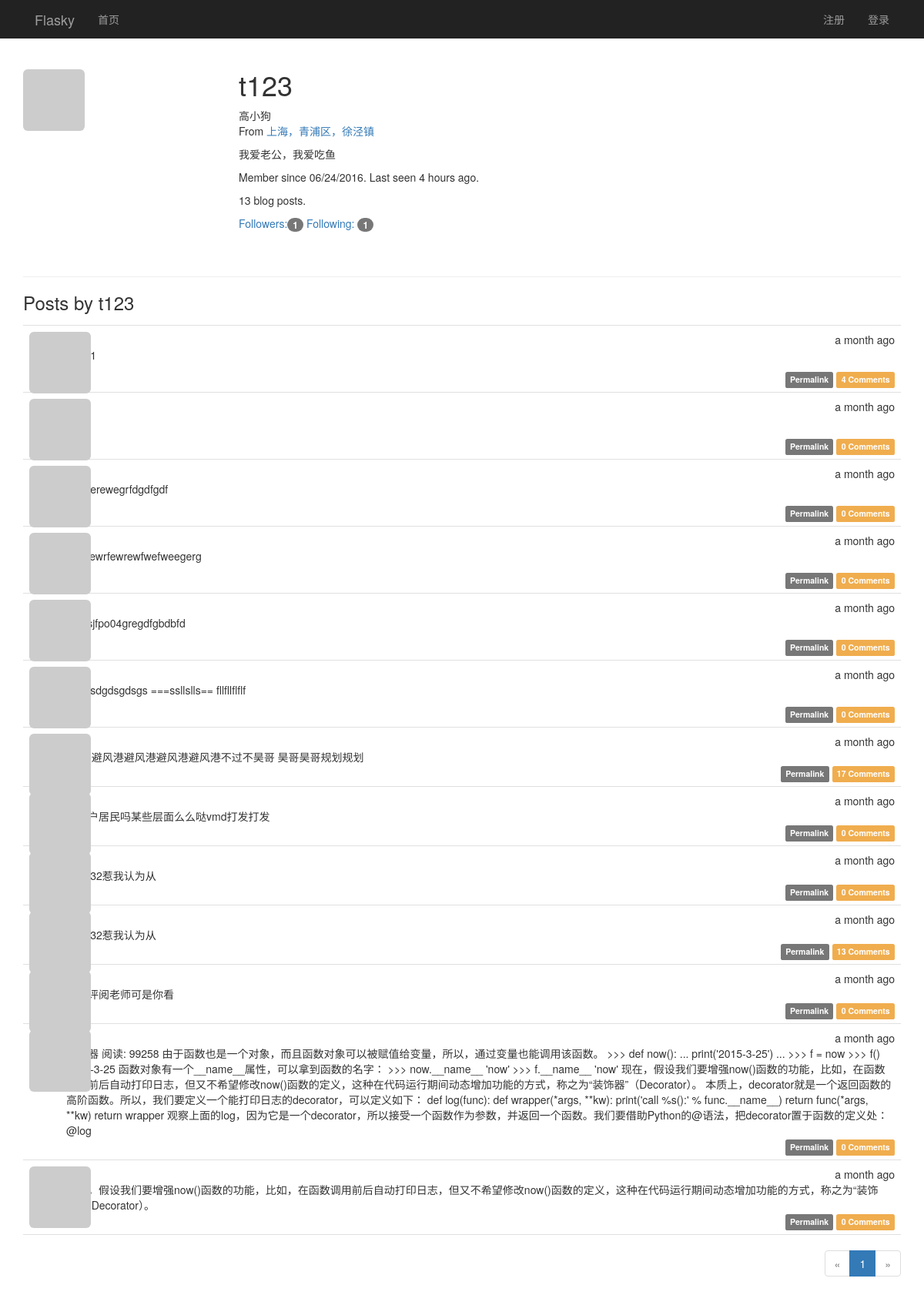
The page /user/t123 on the database as committed earlier.
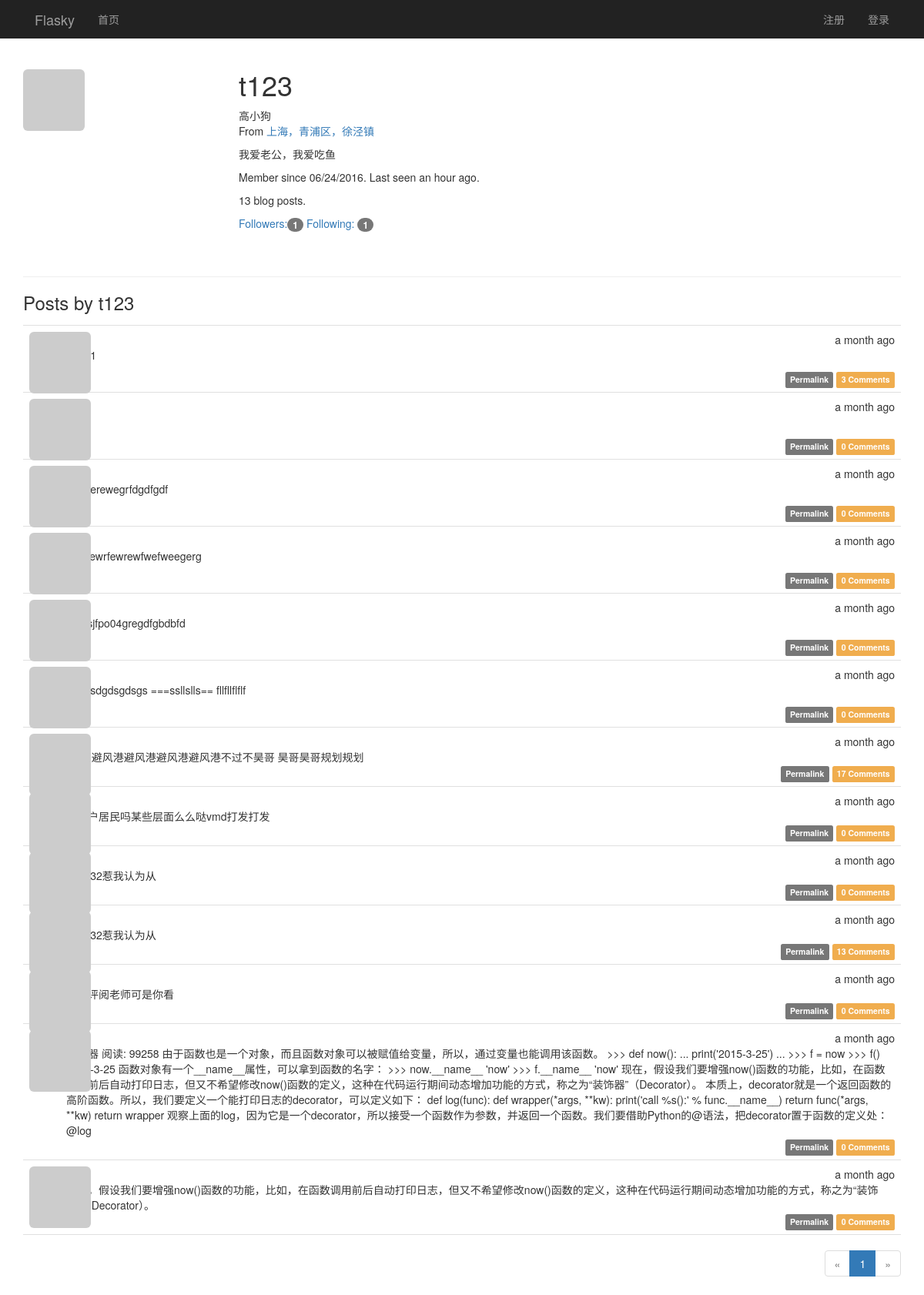
The same page on the database as committed later.
### app/models.py (models this page shows, shortened)
class User(UserMixin, db.Model):
    __tablename__ = 'users'
    id = db.Column(db.Integer, primary_key=True)
    email = db.Column(db.String(64), unique=True, index=True)
    username = db.Column(db.String(64), unique=True, index=True)
    password_hash = db.Column(db.String(128))
    confirmed = db.Column(db.Boolean, default=False)
    role_id = db.Column(db.Integer, db.ForeignKey('roles.id'))
    name = db.Column(db.String(64))
    location = db.Column(db.String(64))
    about_me = db.Column(db.TEXT())
    member_since = db.Column(db.DateTime(), default=datetime.utcnow)
    last_seen = db.Column(db.DateTime(), default=datetime.utcnow)
    avatar_hash = db.Column(db.String(32))
    ''' 查询用户写的文章,SQL:
    SELECT
        posts.id AS posts_id,
        posts.body AS posts_body,
        posts.body_html AS posts_body_html,
        posts.timestamp AS posts_timestamp,
        posts.author_id AS posts_author_id
    FROM
        posts
    WHERE
        posts.author_id = 2
    '''
    posts = db.relationship('Post', backref='author', lazy='dynamic')
    """follower_id表示关注者， followed_id表示被关注者
        查询被关注者，select * from follows  LEFT JOIN users on follower_id = id where follower_id=2
    SELECT
        follows.follower_id AS follows_follower_id,
        follows.followed_id AS follows_followed_id,
        follows.timestamp AS follows_timestamp,
        users_1.id AS users_1_id,
        users_1.email AS users_1_email,
        users_1.username AS users_1_username,
        users_1.password_hash AS users_1_password_hash,
        users_1.confirmed AS users_1_confirmed,
        users_1.role_id AS users_1_role_id,
        users_1.name AS users_1_name,
        users_1.location AS users_1_location,
        users_1.about_me AS users_1_about_me,
        users_1.member_since AS users_1_member_since,
        users_1.last_seen AS users_1_last_seen,
        users_1.avatar_hash AS users_1_avatar_hash,
        users_2.id AS users_2_id,
        users_2.email AS users_2_email,
        users_2.username AS users_2_username,
        users_2.password_hash AS users_2_password_hash,
        users_2.confirmed AS users_2_confirmed,
        users_2.role_id AS users_2_role_id,
        users_2.name AS users_2_name,
        users_2.location AS users_2_location,
        users_2.about_me AS users_2_about_me,
        users_2.member_since AS users_2_member_since,
        users_2.last_seen AS users_2_last_seen,
        users_2.avatar_hash AS users_2_avatar_hash
    FROM
        follows
    LEFT OUTER JOIN users AS users_1 ON users_1.id = follows.follower_id
    LEFT OUTER JOIN users AS users_2 ON users_2.id = follows.followed_id
    WHERE
        follows.follower_id = 2;
    """
    followed = db.relationship('Follow', foreign_keys=[Follow.follower_id],
                               backref=db.backref('follower', lazy='joined'),
                               lazy='dynamic',
                               cascade='all, delete-orphan')
    """ 查询关注者， select * from follows  LEFT JOIN users on followed_id = id where followed_id=3
        users_1：关注者表
        users_2：被关注者表
    SELECT
        follows.follower_id AS follows_follower_id,
        follows.followed_id AS follows_followed_id,
        follows.timestamp AS follows_timestamp,
        users_1.id AS users_1_id,
        users_1.email AS users_1_email,
        users_1.username AS users_1_username,
        users_1.password_hash AS users_1_password_hash,
        users_1.confirmed AS users_1_confirmed,
        users_1.role_id AS users_1_role_id,
        users_1.name AS users_1_name,
        users_1.location AS users_1_location,
        users_1.about_me AS users_1_about_me,
        users_1.member_since AS users_1_member_since,
        users_1.last_seen AS users_1_last_seen,
        users_1.avatar_hash AS users_1_avatar_hash,
        users_2.id AS users_2_id,
        users_2.email AS users_2_email,
        users_2.username AS users_2_username,
        users_2.password_hash AS users_2_password_hash,
        users_2.confirmed AS users_2_confirmed,
        users_2.role_id AS users_2_role_id,
        users_2.name AS users_2_name,
        users_2.location AS users_2_location,
        users_2.about_me AS users_2_about_me,
        users_2.member_since AS users_2_member_since,
        users_2.last_seen AS users_2_last_seen,
        users_2.avatar_hash AS users_2_avatar_hash
    FROM
        follows
    LEFT OUTER JOIN users AS users_1 ON users_1.id = follows.follower_id
    LEFT OUTER JOIN users AS users_2 ON users_2.id = follows.followed_id
    WHERE
        follows.followed_id = 7;
    """
    followers = db.relationship('Follow', foreign_keys=[Follow.followed_id],
                                backref=db.backref('followed', lazy='joined'),
                                lazy='dynamic',
                                cascade='all, delete-orphan')
    comments = db.relationship('Comment', backref='author', lazy='dynamic')
    @property
    def password(self):
        raise AttributeError('password is not a readable attribute')
    def gravatar(self, size=100, default='identicon', rating='g'):
        if request.is_secure:
            url = 'https://secure.gravatar.com/avatar'
        else:
            url = 'http://s.gravatar.com/avatar'
        email_hash = self.avatar_hash or hashlib.md5(self.email.encode('utf-8')).hexdigest()
        return '{url}/{hash}?s={size}&d={default}&r={rating}'.format(
            url=url, hash=email_hash, size=size, default=default, rating=rating)

class Post(db.Model):
    __tablename__ = 'posts'
    id = db.Column(db.Integer, primary_key=True)
    body = db.Column(db.Text)
    body_html = db.Column(db.Text)
    timestamp = db.Column(db.DateTime, index=True, default=datetime.utcnow)
    author_id = db.Column(db.Integer, db.ForeignKey('users.id'))
    comments = db.relationship('Comment', backref='post', lazy='dynamic')

### app/main/views.py (the view)
@main.route('/user/<username>')
def user(username):
    user_name = User.query.filter_by(username=username).first_or_404()
    page = request.args.get('page', 1, type=int)
    pagination = user_name.posts.order_by(Post.timestamp.desc()).paginate(page, per_page=current_app.config[
        'FLASK_POSTS_PER_PAGE'], error_out=False)
    posts = pagination.items
    return render_template('user.html', user=user_name, posts=posts, pagination=pagination)

### app/auth/views.py (called while the page is built)
@auth.before_app_request
def before_request():
    if current_user.is_authenticated:
        current_user.ping()
        if not current_user.confirmed \
                and request.endpoint[:5] != 'auth.' \
                and request.endpoint != 'static':
            return redirect(url_for('auth.unconfirmed'))

### app/main/__init__.py (called while the page is built)
@main.app_context_processor
def inject_permissions():
    return dict(Permission=Permission)

### app/models.py (called while the page is built)
    def can(self, permissions):
        return False

    def is_administrator(self):
        return False

### app/templates/user.html (shortened to what this page needs)
{% extends "base.html" %}
{% import "_marcros.html" as macros %}
{% block page_content %}
<div class="page-header" xmlns="http://www.w3.org/1999/html">
    <img class="img-rounded profile-thumbnail" src="{{ user.gravatar(size=256) }}">
    <div class="profile-header">
        <h1>{{ user.username }}</h1>
        {% if user.name or user.location %}
        <p>
            {% if user.name %}{{ user.name }}<br>{% endif %}
            {% if user.location %}
                From <a href="http://maps.google.com/?q={{ user.location }}">
                    {{ user.location }}
                </a><br>
            {% endif %}
        </p>
        {% endif %}
        {%  if user.about_me %}<p>{{ user.about_me }}</p>{% endif %}
        <p>
            Member since {{ moment(user.member_since).format('L') }}.
            Last seen {{ moment(user.last_seen).fromNow() }}.
        </p>
        <p>{{ user.posts.count() }} blog posts.</p>
        <p>
        <a href="{{ url_for('.followers', username=user.username) }}">
            Followers:<span class="badge">{{ user.followers.count() - 1 }}</span>
        </a>
        <a href="{{ url_for('.followed_by', username=user.username) }}">
            Following: <span class="badge">{{ user.followed.count() - 1 }}
        </span>
        </a>
        </p>
    </div>
</div>
    <h3>Posts by {{ user.username }}</h3>
    {% include '_posts.html' %}
<div class="pagination">
    {{ macros.pagination_widget(pagination, '.user', username=user.username) }}
</div>
{% endblock %}

### app/templates/base.html (shortened to what this page needs)
{% extends "bootstrap/base.html" %}
{% block head %}
{{ super() }}
<link rel="stylesheet" type="text/css" href="{{ url_for('static', filename='styles.css') }}">
{% endblock %}
{% block navbar %}
<div class="nvrbar navbar-inverse" role="navigation" >
    <div class="container">
        <div class="navbar-header">
            <a class="navbar-brand" href="{{ url_for('main.index') }}">Flasky</a>
        </div>
        <div class="navbar-collapse collpase">
            <ul class="nav  navbar-nav">
                <li><a href="{{ url_for('main.index') }}">首页</a></li>
            </ul>
            <ul class="nav navbar-nav navbar-right">
                {% if current_user.is_authenticated %}
                <li>
                    <a href="{{ url_for('main.user', username=current_user.username) }}">
                        <img src="{{ current_user.gravatar(size=18) }}">
                        {{ current_user.username }}</a>
                </li>
                <li class="dropdown">
                    <a href="#" class="dropdown-toggle" data-toggle="dropdown">账户 <b class="caret"></b></a>
                    <ul class="dropdown-menu">
                        <li><a href="{{ url_for('auth.change_password') }}">修改密码</a></li>
                        <li><a href="{{ url_for('main.user', username=current_user.username) }}">设置</a></li>
                        <li class="divider"></li>
                        <li><a href="{{ url_for('auth.logout') }}">注销</a></li>
                    </ul>
                </li>
                {% else %}
                <li><a href="{{ url_for('auth.register') }}">注册</a></li>
                <li><a href="{{ url_for('auth.login_username') }}">登录</a> </li>
                {% endif %}
            </ul>
        </div>
     </div>
</div>
{% endblock %}
{% block content %}
<div class="container">
    {% block page_content %}{% endblock %}
</div>
{% endblock %}

### app/templates/_marcros.html
{% macro pagination_widget(pagination, endpoint, fragment='') %}
<ul class="pagination">
    <li {% if not pagination.has_prev %} class="disabled" {% endif %}>
        <a href="{% if pagination.has_prev %}{{ url_for(endpoint, page=pagination.prev_num, **kwargs) }}{{ fragment }}{% else %}#{% endif %}">
        &laquo;
        </a>
    </li>
    {% for p in pagination.iter_pages() %}
        {% if p %}
            {% if p == pagination.pages %}
            <li {% if p == pagination.page %} class="active" {% endif %}>
                <a href="{{ url_for(endpoint, page=p, **kwargs) }}{{ fragment }}">{{ p }}</a>
            </li>
            {% else %}
            <li {% if p == pagination.page %} class="active" {% endif %}>
                <a href="{{ url_for(endpoint, page=p, **kwargs) }}{{ fragment }}">{{ p }}</a>
            </li>
            {% endif %}
        {% else %}
        <li class="disabled"><a href="#">&hellip;</a></li>
        {% endif %}
    {% endfor %}
    <li{% if not pagination.has_next %} class="disabled"{% endif %}>
        <a href="{% if pagination.has_next %}{{ url_for(endpoint,
            page=pagination.next_num, **kwargs) }}{{ fragment }}{% else %}#{% endif %}">
            &raquo;
        </a>
    </li>
</ul>
{% endmacro %}

### app/templates/_posts.html (shortened to what this page needs)
<ul class="posts">
    {% for post in posts %}
    <li class="post">
        <div class="post-thumbnail">
            <a href="{{ url_for('.user', username=post.author.username) }}">
                <img class="img-rounded profile-thumbnail"
                     src="{{ post.author.gravatar(size=40) }}">
            </a>
        </div>
        <div class="post-content">
            <div class="post-date">{{ moment(post.timestamp).fromNow() }}</div>
            <div class="post-author">
                <a href="{{ url_for('.user', username=post.author.username) }}">
                </a>
            </div>
            <div class="post-body">
                {% if post.body_html %}
                    {{ post.body_html | safe }}
                {% else %}
                    {{ post.body }}
                {% endif %}
            </div>
            <div class="post-footer">
                <a href="{{ url_for('.post', post_id=post.id) }}">
                    <span class="label label-default">Permalink</span>
                </a>
                <a href="{{ url_for('.post', post_id=post.id) }}#comments">
                    <span class="label label-warning">
                        {{ post.comments.count() }} Comments
                    </span>
                </a>
            </div>
        </div>
    </li>
    {% endfor %}
</ul>

### app/static/styles.css (style rules this page uses)
.profile-thumbnail { position: absolute; }
.profile-header { min-height: 260px; margin-left: 280px; }
ul.posts { list-style-type: none; padding: 0px; margin: 16px 0px 0px 0px; border-top: 1px solid #e0e0e0; }
ul.posts li.post { padding: 8px; border-bottom: 1px solid #e0e0e0; }
div.post-date { float: right; }
div.post-author { font-weight: bold; }
div.post-thumbnail { position: absolute; }
div.post-content { margin-left: 48px; min-height: 48px; }
div.post-footer { text-align: right; }
div.pagination { width: 100%; text-align: right; padding: 0px; margin: 0px; }

Rows that differ between the two databases and show on the page:
changed User "高小狗": last_seen "4 hours ago" → "an hour ago"
computed for Post (number 1 of 13 on the later page): comments.count "4" → "3"
